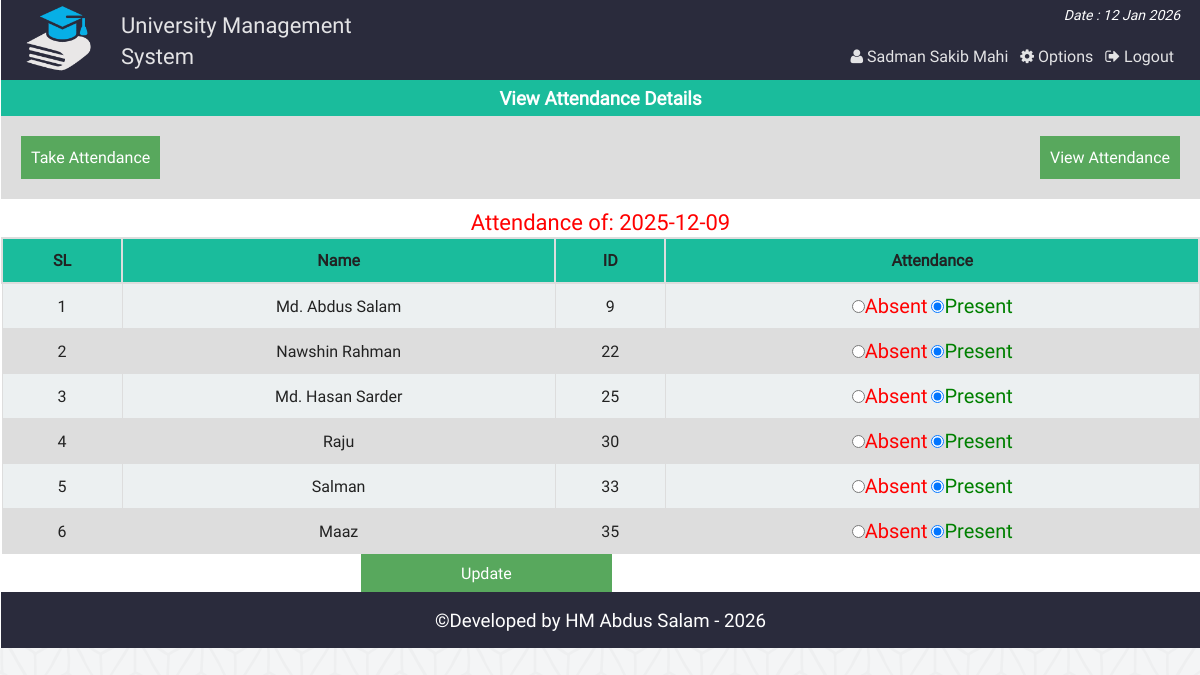
Screenshot of /att_single_view_fc.php?dt=2025-12-09 (signed in) with the database file from the repository.
### tables this page shows
CREATE TABLE `at_student` (
  `id` int(11) NOT NULL,
  `name` varchar(40) NOT NULL,
  `st_id` int(11) NOT NULL,
  `Program` varchar(20) NOT NULL
);

CREATE TABLE `attn` (
  `id` int(11) NOT NULL,
  `st_id` int(17) NOT NULL,
  `atten` varchar(50) NOT NULL,
  `at_date` date NOT NULL
);

### php/functions.php (called while the page is built, shortened)
<?php
class login_registration_class{
	public function attn_all_student($date){
		global $conn;
		$res = $conn->query("select at_student.name, attn.*
			from at_student
			inner join attn
			on at_student.st_id = attn.st_id
			where at_date = '$date' ");
		return $res;
	}
};
?>

### att_single_view_fc.php (the view, shortened to what this page needs)
<?php
	require "php/config.php";
	require_once "php/functions.php";
	$user = new login_registration_class();
	if(isset($_REQUEST['dt'])){
		$date = $_REQUEST['dt'];
	}
?>
<?php
include "php/headertop.php";
?>
<div class="all_student fix">
		<h3 style="text-align:center;color:#fff;margin:0;padding:5px;background:#1abc9c">View Attendance Details</h3>
		<div  class="fix" style="background:#ddd;padding:20px;">
			<span style="float:left;"><a style="color:#fff;" href="class_att_fc.php"><button style="background:#58A85D;border:none;color:#fff;padding:10px;">Take Attendance</button></a></span>
			<span style="float:right;"><a style="color:#fff;" href="att_view_fc.php"> <button style="background:#58A85D;border:none;color:#fff;padding:10px;">View Attendance</button></a></span>
		</div>
		<p style="text-align:center;color:#34495e;margin:0;padding-top:8px;color:red;font-size:22px;">
			<?php echo "Attendance of: ".$date;?>
		</p>
	<form action="" method="post">
		<table class="tab_one" style="text-align:center;">
			<tr>
				<th style="text-align:center;">SL</th>
				<th style="text-align:center;">Name</th>
				<th style="text-align:center;">ID</th>
				<th style="text-align:center;">Attendance</th>
			</tr>
			<?php
			$i=0;
				$std = $user->attn_all_student($date);
				if($std){
				while($rows = $std->fetch_assoc()){
				$i++;
		?>
			<tr>
				<td><?php echo $i;?></td>
				<td><?php echo $rows['name'];?></td>
				<td><?php echo $rows['st_id'];?></td>
				<td>
					<label style="color:red;font-size:20px"><input type="radio" name="attn[<?php echo $rows['st_id'];?>]" value="absent" <?php if($rows['atten'] == "absent") echo "checked";?>/>Absent</label>
					<label style="color:green;font-size:20px"> <input type="radio" name="attn[<?php echo $rows['st_id'];?>]" value="present" <?php if($rows['atten'] == "present") echo "checked";?>/>Present</label>
				</td>
			</tr>
			<?php
			} }else echo "failed";
				?>
		</table>
		<span style="margin-left:360px;"><input style="<text-align:right></text-align:right>;background:#58A85D;border:none;color:#fff;padding:8px 100px;" type="submit" name="submit" value="Update" /></span>
	</form>
</div>
<?php include "php/footerbottom.php";?>

### css/main.css (style rules this page uses)
html { color: #222; font-size: 1em; line-height: 1.4; }
a { text-decoration:none; }
.fix { overflow:hidden; }
body { font-family:roboto !important; background:url(../img/ptrn.png) repeat fixed; }
.st_reg th, td { padding: 8px; }
table.tab_one { width:100%; }
table.tab_one th { background:#1abc9c; padding:10px; font-weight:bold; text-align:left; }
table.tab_one td { border:1px solid #ddd; padding:8px; }
table.tab_one tr:nth-child(odd) { background:#ddd; }
table.tab_one tr:nth-child(even) { background:#ecf0f1; }
.all_student { min-height:450px; }
table.att_tab tr,td,th { border:2px solid #ddd; border-collapse:collapse; padding:8px; }

### rows the page displays
at_student: name "Md. Abdus Salam", attn.st_id "9"
attn: atten "☐ Absent", atten "☑ Present"
at_student: name "Nawshin Rahman", attn.st_id "22"
attn: atten "☐ Absent", atten "☑ Present"
at_student: name "Md. Hasan Sarder", attn.st_id "25"
attn: atten "☐ Absent", atten "☑ Present"
at_student: name "Raju", attn.st_id "30"
attn: atten "☐ Absent", atten "☑ Present"
at_student: name "Salman", attn.st_id "33"
attn: atten "☐ Absent", atten "☑ Present"
at_student: name "Maaz", attn.st_id "35"
attn: atten "☐ Absent", atten "☑ Present"

### other values shown
$fname "Sadman Sakib Mahi"
$date "2025-12-09"
